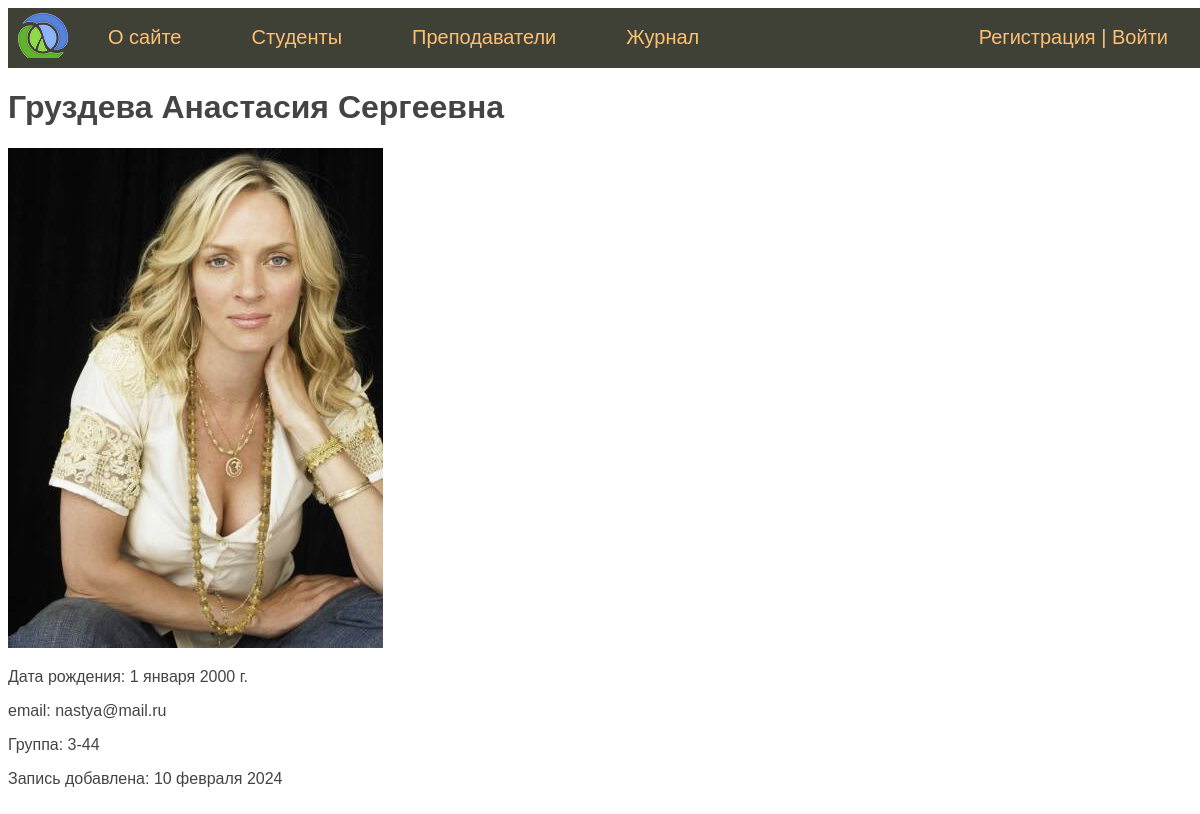
/student/gruzdeva/, run on the app's committed database.
### students/models.py (models this page shows, shortened)
class Student(models.Model):
    last_name = models.CharField(verbose_name='Фамилия', max_length=50)
    first_name = models.CharField(verbose_name='Имя', max_length=50)
    middle_name = models.CharField(verbose_name='Очество', max_length=50)
    email = models.EmailField(verbose_name='e-mail', blank=True)
    birth_date = models.DateField(verbose_name='Дата рождения', default=date(2000, 1, 1))
    created_at = models.DateTimeField(verbose_name='Дата создания', auto_now_add=True)
    updated_at = models.DateTimeField(verbose_name='Дата изменения', auto_now=True)
    is_study = models.BooleanField(verbose_name='Учится', default=True)
    photo = models.ImageField(verbose_name='Фото', upload_to="photos/%Y/%m/%d/")
    group = models.ForeignKey('Group', on_delete=models.CASCADE, verbose_name='Группа', related_name = 'get_students')
    slug = models.SlugField(verbose_name='URL', max_length=255, unique=True, db_index=True)
    class Meta:
        verbose_name = 'Студент'
        verbose_name_plural = 'Студенты'
        ordering = ['last_name', 'first_name']

class Group(models.Model):
    name = models.CharField(verbose_name='Группа', max_length=5)
    course = models.CharField(verbose_name='Курс', max_length=2)
    enrollment_year = models.IntegerField(verbose_name='Год зачисления')
    def __str__(self):
        return f'{self.course}-{self.name}'
    class Meta:
        verbose_name = 'Группа'
        verbose_name_plural = 'Группы'

### students/views.py (the view)
# urls.py: path('student/<slug:stud_slug>/', ShowStudent.as_view(), name='student'),
class ShowStudent(DataMixin, DetailView):
    model = Student
    template_name = 'students/student.html'
    slug_url_kwarg = 'stud_slug'
    context_object_name = 'st'
    def get_context_data(self, object_list=None, **kwargs):
        context = super().get_context_data(**kwargs)
        auth = self.request.user.is_authenticated
        c_def = self.get_user_context(auth=auth)
        return {**context, **c_def}

### students/utils.py (called while the page is built)
    def get_user_context(self, **kwargs):
        context = kwargs
        context['menu'] = menu
        return context

### students/templates/students/student.html (shortened to what this page needs)
{% extends 'students/base.html' %}
{% block content %}
<h1>{{st.last_name }} {{st.first_name }} {{st.middle_name }}</h1>
{% if st.photo %}
    <p><img src="{{ st.photo.url }}" alt="Student photo"></p>
{% endif %}
<p>Дата рождения: {{ st.birth_date }}</p>
<p>email: {{ st.email }}</p>
<p>Группа: {{ st.group }}</p>
<p>Запись добавлена: {{ st.created_at | date:"d E Y" }}</p>
<br>
<br>
{% endblock %}

### students/static/css/styles.css (style rules this page uses)
body { font-family: "Arial"; padding: 0; height: 100%; width: 100%; color: #444; }

### data on the page
Student: last_name "Груздева", first_name "Анастасия", middle_name "Сергеевна", photo (picture), birth_date "1 января 2000 г.", email "nastya@mail.ru", group "3-44", created_at "10 февраля 2024"

### other printed values
{{ m.title }} "О сайте" "Студенты" "Преподаватели" "Журнал"
